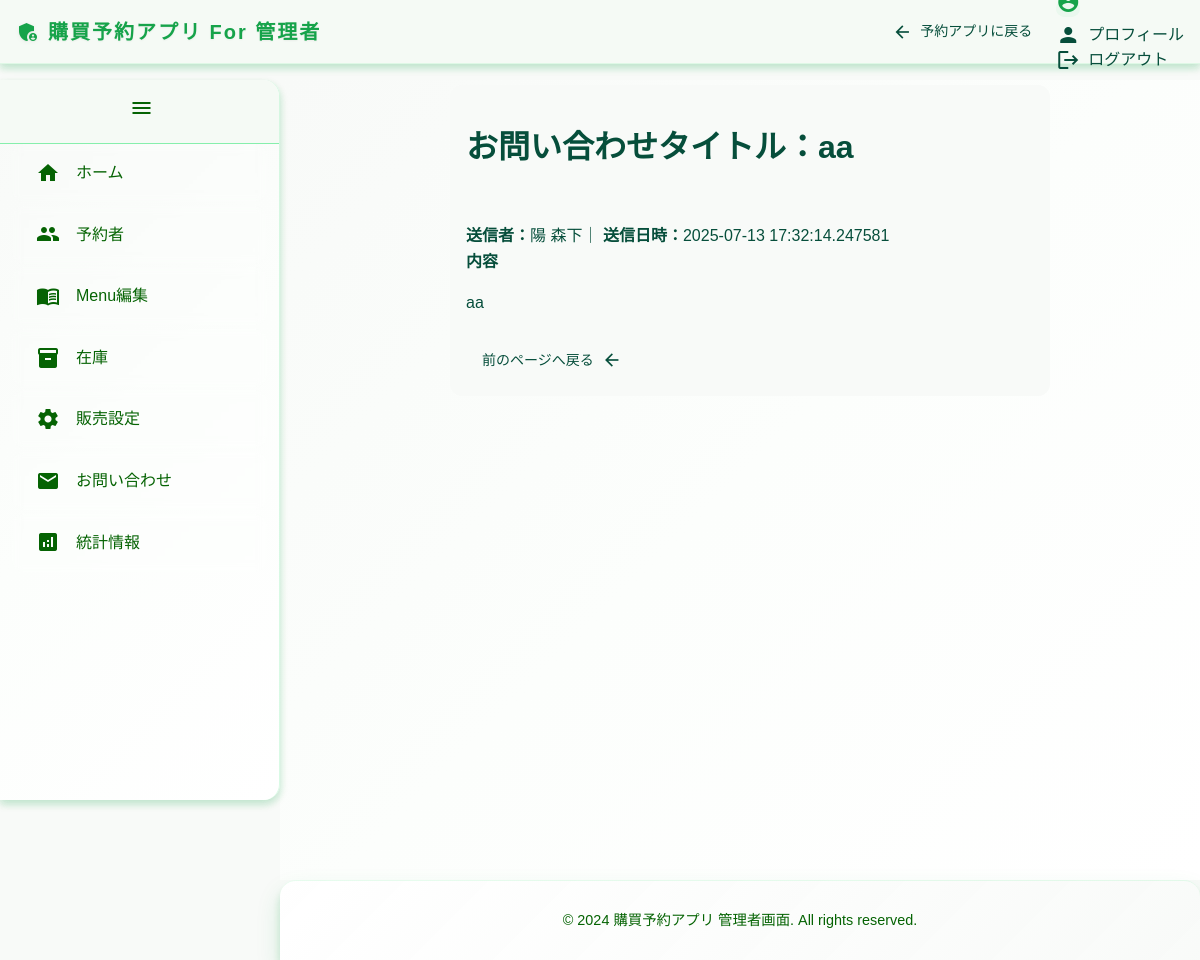
Page /admin/contact_list/detail/1 (signed in) on the committed database.
### kobuy_app/models/models.py (models this page shows, shortened)
class Contact(db.Model):
    __tablename__ = 'contact'
    id = db.Column(db.Integer, primary_key=True)
    user_id = db.Column(db.Integer, db.ForeignKey('user.id'), nullable=False)
    title = db.Column(db.String(255), nullable=False)
    content = db.Column(db.String(255), nullable=False)
    contact_day = db.Column(db.Date, default=datetime.datetime.now().date)
    contact_time = db.Column(db.Time, default=datetime.datetime.now().time)
    user = db.relationship('User', backref='contact')

class User(UserMixin, db.Model):
    __tablename__ = 'user'
    id = db.Column(db.Integer, primary_key=True)
    lastname = db.Column(db.String, nullable=False)
    firstname = db.Column(db.String, nullable=False)
    email = db.Column(db.String, nullable=False, unique=True)
    grade = db.Column(db.Integer, nullable=False)
    cls = db.Column(db.Integer, nullable=False)
    num = db.Column(db.Integer, nullable=False)
    password_hash = db.Column(db.String, nullable=False)
    roles = db.relationship('Role', secondary=roles_users, backref=db.backref('users', lazy='dynamic'))
    def has_role(self, role_name):
        return role_name in [role.name for role in self.roles]

### kobuy_app/views.py (the view)
@app.route("/admin/contact_list/detail/<int:contact_id>")
@login_required
@admin_required
def contact_detail(contact_id):
    data = current_webdata("お問い合わせ詳細")
    contact = Contact.query.filter_by(id = contact_id).first()
    return render_template("admin/contact_list_detail.html", data = data, contact = contact)

### kobuy_app/__init__.py (called while the page is built)
@login_manager.user_loader
def load_user(user_id):
    return User.query.get(int(user_id))

def admin_required(f):
    @wraps(f)
    def decorated_function(*args, **kwargs):
        if not current_user.is_authenticated or not current_user.has_role("admin"):
            flash("permission denied", "error")
            return redirect("/")
        return f(*args, **kwargs)
    return decorated_function

def login_required(func):
    @wraps(func)
    def decorated_view(*args, **kwargs):
        if request.method in EXEMPT_METHODS or current_app.config.get("LOGIN_DISABLED"):
            pass
        elif not current_user.is_authenticated:
            flash("このページにアクセスするにはログインしてください", "error")
            return current_app.login_manager.unauthorized()
        if callable(getattr(current_app, "ensure_sync", None)):
            return current_app.ensure_sync(func)(*args, **kwargs)
        return func(*args, **kwargs)
    return decorated_view

### kobuy_app/models/models.py (called while the page is built)
    def __repr__(self):
        return f'<Role {self.name}>'

### kobuy_app/views.py (called while the page is built, shortened)
def current_webdata(webtitle: str) -> dict:
    if current_user.is_authenticated:
        data = {
            "webtitle": webtitle,
            "current_user_id": current_user.id,
            "current_user_email": current_user.email,
            "current_user_lastname": current_user.lastname,
            "current_user_firstname": current_user.firstname,
            "current_user_grade": current_user.grade,
            "current_user_cls": current_user.cls,
            "current_user_num": current_user.num,
            "role": str(current_user.roles)
        }
    return data

### kobuy_app/templates/admin/contact_list_detail.html (shortened to what this page needs)
{% extends "admin_layout.html" %}
{% block content %}
<div style="padding: 5px; display: flex; justify-content: center; align-items: flex-start; min-height: 100vh;">
    <md-elevated-card style="width: 100%; max-width: 600px; padding: 16px; display: block;">
        <h1 class="" style="margin-bottom: 24px;">
            <strong>お問い合わせタイトル：</strong>{{ contact.title }}
        </h1><br>
        <strong>送信者：</strong>{{ contact.user.firstname }} {{ contact.user.lastname }}｜
        <strong>送信日時：</strong>{{ contact.contact_day }} {{ contact.contact_time  }}<br>
        <strong>内容</strong><br>
        <p style="word-break: break-all;">{{ contact.content }}</p>
        <div style="margin-top: 24px; display: flex; justify-content: space-between;">
            <md-filled-button href="javascript:history.back();">
                <span>前のページへ戻る</span>
                <span slot="icon" class="material-icons  head_icon" viewBox="0 0 48 48">arrow_back</span>
            </md-filled-button>
        </div>
    </md-elevated-card>
</div>
{% endblock content %}

### kobuy_app/templates/admin/contact_list_detail.html (style rules this page uses)
md-elevated-card { border-radius: 12px; box-shadow: var(--md-sys-elevation-level3); background: var(--md-sys-color-surface); }
md-filled-button { --md-comp-filled-button-container-color: var(--md-sys-color-primary); --md-comp-filled-button-label-text-color: var(--md-sys-color-on-primary); --md-comp-filled-button-icon-color: var(--md-sys-color-on-primary); }

### rows in the picture
Contact: title "aa", contact_day "2025-07-13", contact_time "17:32:14.247581", content "aa"
User: user.firstname "陽", user.lastname "森下"
